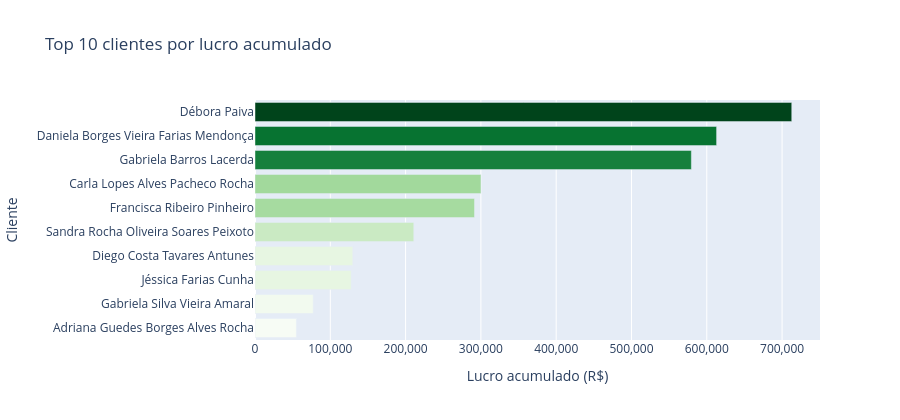

Notebook cell for this chart:
### Markdown cell above
## 9) Clientes com maior lucro acumulado

### Code cell
lucro_cli = (
    vendas_custo
    .merge(clientes[['code', 'full_name']], left_on='id_client', right_on='code', how='left')
    .groupby(['id_client', 'full_name'], as_index=False)['margem'].sum()
    .sort_values('margem', ascending=False)
    .head(10)
)

fig_q5 = px.bar(
    lucro_cli.sort_values('margem'),
    x='margem', y='full_name', orientation='h',
    title='Top 10 clientes por lucro acumulado',
    labels={'margem': 'Lucro acumulado (R$)', 'full_name': 'Cliente'},
    color='margem', color_continuous_scale='Greens',
    height=420,
)
fig_q5.update_layout(coloraxis_showscale=False, xaxis_tickformat=',.0f')
fig_q5.show()

### Figure 1 — Plotly figure (JSON) as saved in the notebook; plotly's stock layout.template omitted (floating-point values rounded to 4 significant figures)
{"data": [{"hovertemplate": "Lucro acumulado (R$)=%{marker.color}<br>Cliente=%{y}<extra></extra>", "legendgroup": "", "marker": {"color": [54960.0, 77310.0, 127800.0, 129900.0, 210900.0, 291500.0, 300100.0, 579500.0, 613100.0, 712900.0], "coloraxis": "coloraxis", "pattern": {"shape": ""}}, "name": "", "orientation": "h", "showlegend": false, "textposition": "auto", "type": "bar", "x": [54960.0, 77310.0, 127800.0, 129900.0, 210900.0, 291500.0, 300100.0, 579500.0, 613100.0, 712900.0], "xaxis": "x", "y": ["Adriana Guedes Borges Alves Rocha", "Gabriela Silva Vieira Amaral", "Jéssica Farias Cunha", "Diego Costa Tavares Antunes", "Sandra Rocha Oliveira Soares Peixoto", "Francisca Ribeiro Pinheiro", "Carla Lopes Alves Pacheco Rocha", "Gabriela Barros Lacerda", "Daniela Borges Vieira Farias Mendonça", "Débora Paiva"], "yaxis": "y"}], "layout": {"barmode": "relative", "coloraxis": {"colorbar": {"title": {"text": "Lucro acumulado (R$)"}}, "colorscale": [[0, "rgb(247,252,245)"], [0.125, "rgb(229,245,224)"], [0.25, "rgb(199,233,192)"], [0.375, "rgb(161,217,155)"], [0.5, "rgb(116,196,118)"], [0.625, "rgb(65,171,93)"], [0.75, "rgb(35,139,69)"], [0.875, "rgb(0,109,44)"], [1, "rgb(0,68,27)"]], "showscale": false}, "height": 420, "legend": {"tracegroupgap": 0}, "title": {"text": "Top 10 clientes por lucro acumulado"}, "xaxis": {"anchor": "y", "domain": [0, 1], "tickformat": ",.0f", "title": {"text": "Lucro acumulado (R$)"}}, "yaxis": {"anchor": "x", "domain": [0, 1], "title": {"text": "Cliente"}}}}
